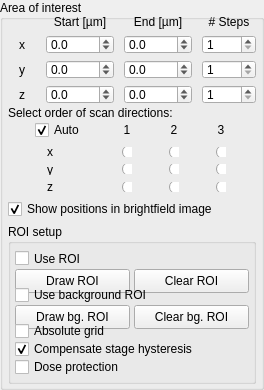
                    <widget class="QGroupBox" name="acquisitionAOI">
                    <property name="geometry">
                     <rect>
                      <x>8</x>
                      <y>28</y>
                      <width>264</width>
                       <height>390</height>
                      </rect>
                     </property>
                     <property name="title">
                      <string>Area of interest</string>
                     </property>
                     <widget class="QWidget" name="layoutWidget3">
                      <property name="geometry">
                       <rect>
                        <x>8</x>
                        <y>15</y>
                        <width>248</width>
                        <height>89</height>
                       </rect>
                      </property>
                      <layout class="QGridLayout" name="gridLayout" rowstretch="0,1,1,1">
                       <property name="horizontalSpacing">
                        <number>10</number>
                       </property>
                       <item row="0" column="1">
                        <widget class="QLabel" name="startLabel">
                         <property name="text">
                          <string>Start [µm]</string>
                         </property>
                         <property name="alignment">
                          <set>Qt::AlignCenter</set>
                         </property>
                        </widget>
                       </item>
                       <item row="0" column="2">
                        <widget class="QLabel" name="endLabel">
                         <property name="text">
                          <string>End [µm]</string>
                         </property>
                         <property name="alignment">
                          <set>Qt::AlignCenter</set>
                         </property>
                        </widget>
                       </item>
                       <item row="0" column="3">
                        <widget class="QLabel" name="stepsLabel">
                         <property name="text">
                          <string># Steps</string>
                         </property>
                         <property name="alignment">
                          <set>Qt::AlignCenter</set>
                         </property>
                        </widget>
                       </item>
                       <item row="1" column="0">
                        <widget class="QLabel" name="xLabel">
                         <property name="text">
                          <string>x</string>
                         </property>
                         <property name="alignment">
                          <set>Qt::AlignCenter</set>
                         </property>
                        </widget>
                       </item>
                       <item row="1" column="1">
                        <widget class="QDoubleSpinBox" name="startX">
                         <property name="locale">
                          <locale language="English" country="UnitedStates"/>
                         </property>
                         <property name="decimals">
                          <number>1</number>
                         </property>
                         <property name="minimum">
                          <double>-1000.000000000000000</double>
                         </property>
                         <property name="maximum">
                          <double>1000.000000000000000</double>
                         </property>
                         <property name="singleStep">
                          <double>1.000000000000000</double>
                         </property>
                        </widget>
                       </item>
                       <item row="1" column="2">
                        <widget class="QDoubleSpinBox" name="endX">
                         <property name="locale">
                          <locale language="English" country="UnitedStates"/>
                         </property>
                         <property name="decimals">
                          <number>1</number>
                         </property>
                         <property name="minimum">
                          <double>-1000.000000000000000</double>
                         </property>
                         <property name="maximum">
                          <double>1000.000000000000000</double>
                         </property>
                         <property name="singleStep">
                          <double>1.000000000000000</double>
                         </property>
                        </widget>
                       </item>
                       <item row="1" column="3">
                        <widget class="QSpinBox" name="stepsX">
                         <property name="minimum">
                          <number>1</number>
                         </property>
                         <property name="maximum">
                          <number>1000</number>
                         </property>
                        </widget>
                       </item>
                       <item row="2" column="0">
                        <widget class="QLabel" name="yLabel">
                         <property name="text">
                          <string>y</string>
                         </property>
                         <property name="alignment">
                          <set>Qt::AlignCenter</set>
                         </property>
                        </widget>
                       </item>
                       <item row="2" column="1">
                        <widget class="QDoubleSpinBox" name="startY">
                         <property name="locale">
                          <locale language="English" country="UnitedStates"/>
                         </property>
                         <property name="decimals">
                          <number>1</number>
                         </property>
                         <property name="minimum">
                          <double>-1000.000000000000000</double>
                         </property>
                         <property name="maximum">
                          <double>1000.000000000000000</double>
                         </property>
                         <property name="singleStep">
                          <double>1.000000000000000</double>
                         </property>
                        </widget>
                       </item>
                       <item row="2" column="2">
                        <widget class="QDoubleSpinBox" name="endY">
                         <property name="locale">
                          <locale language="English" country="UnitedStates"/>
                         </property>
                         <property name="decimals">
                          <number>1</number>
                         </property>
                         <property name="minimum">
                          <double>-1000.000000000000000</double>
                         </property>
                         <property name="maximum">
                          <double>1000.000000000000000</double>
                         </property>
                         <property name="singleStep">
                          <double>1.000000000000000</double>
                         </property>
                        </widget>
                       </item>
                       <item row="2" column="3">
                        <widget class="QSpinBox" name="stepsY">
                         <property name="minimum">
                          <number>1</number>
                         </property>
                         <property name="maximum">
                          <number>1000</number>
                         </property>
                        </widget>
                       </item>
                       <item row="3" column="0">
                        <widget class="QLabel" name="zLabel">
                         <property name="text">
                          <string>z</string>
                         </property>
                         <property name="alignment">
                          <set>Qt::AlignCenter</set>
                         </property>
                        </widget>
                       </item>
                       <item row="3" column="1">
                        <widget class="QDoubleSpinBox" name="startZ">
                         <property name="locale">
                          <locale language="English" country="UnitedStates"/>
                         </property>
                         <property name="decimals">
                          <number>1</number>
                         </property>
                         <property name="minimum">
                          <double>-1000.000000000000000</double>
                         </property>
                         <property name="maximum">
                          <double>1000.000000000000000</double>
                         </property>
                         <property name="singleStep">
                          <double>1.000000000000000</double>
                         </property>
                        </widget>
                       </item>
                       <item row="3" column="2">
                        <widget class="QDoubleSpinBox" name="endZ">
                         <property name="locale">
                          <locale language="English" country="UnitedStates"/>
                         </property>
                         <property name="decimals">
                          <number>1</number>
                         </property>
                         <property name="minimum">
                          <double>-1000.000000000000000</double>
                         </property>
                         <property name="maximum">
                          <double>1000.000000000000000</double>
                         </property>
                         <property name="singleStep">
                          <double>1.000000000000000</double>
                         </property>
                        </widget>
                       </item>
                       <item row="3" column="3">
                        <widget class="QSpinBox" name="stepsZ">
                         <property name="minimum">
                          <number>1</number>
                         </property>
                         <property name="maximum">
                          <number>1000</number>
                         </property>
                        </widget>
                       </item>
                      </layout>
                     </widget>
                     <widget class="QWidget" name="layoutWidget3_2">
                      <property name="geometry">
                       <rect>
                        <x>8</x>
                        <y>120</y>
                        <width>248</width>
                        <height>73</height>
                       </rect>
                      </property>
                      <layout class="QGridLayout" name="gridLayout_4" rowstretch="0,0,0,0">
                       <property name="horizontalSpacing">
                        <number>10</number>
                       </property>
                       <item row="1" column="3">
                        <widget class="QRadioButton" name="scanDirX2">
                         <property name="maximumSize">
                          <size>
                           <width>10</width>
                           <height>10</height>
                          </size>
                         </property>
                         <property name="text">
                          <string/>
                         </property>
                         <attribute name="buttonGroup">
                          <string notr="true">buttonGroup</string>
                         </attribute>
                        </widget>
                       </item>
                       <item row="3" column="3">
                        <widget class="QRadioButton" name="scanDirZ2">
                         <property name="maximumSize">
                          <size>
                           <width>10</width>
                           <height>10</height>
                          </size>
                         </property>
                         <property name="text">
                          <string/>
                         </property>
                         <attribute name="buttonGroup">
                          <string notr="true">buttonGroup_3</string>
                         </attribute>
                        </widget>
                       </item>
                       <item row="2" column="2">
                        <widget class="QRadioButton" name="scanDirY1">
                         <property name="maximumSize">
                          <size>
                           <width>10</width>
                           <height>10</height>
                          </size>
                         </property>
                         <property name="text">
                          <string/>
                         </property>
                         <attribute name="buttonGroup">
                          <string notr="true">buttonGroup_2</string>
                         </attribute>
                        </widget>
                       </item>
                       <item row="2" column="1">
                        <widget class="QRadioButton" name="scanDirY0">
                         <property name="maximumSize">
                          <size>
                           <width>10</width>
                           <height>10</height>
                          </size>
                         </property>
                         <property name="text">
                          <string/>
                         </property>
                         <attribute name="buttonGroup">
                          <string notr="true">buttonGroup_2</string>
                         </attribute>
                        </widget>
                       </item>
                       <item row="3" column="2">
                        <widget class="QRadioButton" name="scanDirZ1">
                         <property name="maximumSize">
                          <size>
                           <width>10</width>
                           <height>10</height>
                          </size>
                         </property>
                         <property name="text">
                          <string/>
                         </property>
                         <attribute name="buttonGroup">
                          <string notr="true">buttonGroup_3</string>
                         </attribute>
                        </widget>
                       </item>
                       <item row="1" column="1">
                        <widget class="QRadioButton" name="scanDirX0">
                         <property name="maximumSize">
                          <size>
                           <width>10</width>
                           <height>10</height>
                          </size>
                         </property>
                         <property name="text">
                          <string/>
                         </property>
                         <attribute name="buttonGroup">
                          <string notr="true">buttonGroup</string>
                         </attribute>
                        </widget>
                       </item>
                       <item row="1" column="2">
                        <widget class="QRadioButton" name="scanDirX1">
                         <property name="maximumSize">
                          <size>
                           <width>10</width>
                           <height>10</height>
                          </size>
                         </property>
                         <property name="text">
                          <string/>
                         </property>
                         <attribute name="buttonGroup">
                          <string notr="true">buttonGroup</string>
                         </attribute>
                        </widget>
                       </item>
                       <item row="3" column="1">
                        <widget class="QRadioButton" name="scanDirZ0">
                         <property name="maximumSize">
                          <size>
                           <width>10</width>
                           <height>10</height>
                          </size>
                         </property>
                         <property name="text">
                          <string/>
                         </property>
                         <attribute name="buttonGroup">
                          <string notr="true">buttonGroup_3</string>
                         </attribute>
                        </widget>
                       </item>
                       <item row="1" column="0">
                        <widget class="QLabel" name="scanDirX_Label">
                         <property name="minimumSize">
                          <size>
                           <width>30</width>
                           <height>10</height>
                          </size>
                         </property>
                         <property name="maximumSize">
                          <size>
                           <width>10</width>
                           <height>16777215</height>
                          </size>
                         </property>
                         <property name="text">
                          <string>x</string>
                         </property>
                         <property name="alignment">
                          <set>Qt::AlignCenter</set>
                         </property>
                        </widget>
                       </item>
                       <item row="2" column="3">
                        <widget class="QRadioButton" name="scanDirY2">
                         <property name="maximumSize">
                          <size>
                           <width>10</width>
                           <height>10</height>
                          </size>
                         </property>
                         <property name="text">
                          <string/>
                         </property>
                         <attribute name="buttonGroup">
                          <string notr="true">buttonGroup_2</string>
                         </attribute>
                        </widget>
                       </item>
                       <item row="2" column="0">
                        <widget class="QLabel" name="scanDirY_Label">
                         <property name="minimumSize">
                          <size>
                           <width>30</width>
                           <height>10</height>
                          </size>
                         </property>
                         <property name="maximumSize">
                          <size>
                           <width>10</width>
                           <height>16777215</height>
                          </size>
                         </property>
                         <property name="text">
                          <string>y</string>
                         </property>
                         <property name="alignment">
                          <set>Qt::AlignCenter</set>
                         </property>
                        </widget>
                       </item>
                       <item row="0" column="1">
                        <widget class="QLabel" name="scanDir0_Label">
                         <property name="minimumSize">
                          <size>
                           <width>0</width>
                           <height>0</height>
                          </size>
                         </property>
                         <property name="text">
                          <string>1</string>
                         </property>
                         <property name="alignment">
                          <set>Qt::AlignCenter</set>
                         </property>
                        </widget>
                       </item>
                       <item row="0" column="3">
                        <widget class="QLabel" name="scanDir2_Label">
                         <property name="minimumSize">
                          <size>
                           <width>0</width>
                           <height>0</height>
                          </size>
                         </property>
                         <property name="text">
                          <string>3</string>
                         </property>
                         <property name="alignment">
                          <set>Qt::AlignCenter</set>
                         </property>
                        </widget>
                       </item>
                       <item row="0" column="2">
                        <widget class="QLabel" name="scanDir1_Label">
                         <property name="minimumSize">
                          <size>
                           <width>0</width>
                           <height>0</height>
                          </size>
                         </property>
                         <property name="text">
                          <string>2</string>
                         </property>
                         <property name="alignment">
                          <set>Qt::AlignCenter</set>
                         </property>
                        </widget>
                       </item>
                       <item row="3" column="0">
                        <widget class="QLabel" name="scanDirZ_Label">
                         <property name="minimumSize">
                          <size>
                           <width>30</width>
                           <height>10</height>
                          </size>
                         </property>
                         <property name="maximumSize">
                          <size>
                           <width>10</width>
                           <height>16777215</height>
                          </size>
                         </property>
                         <property name="text">
                          <string>z</string>
                         </property>
                         <property name="alignment">
                          <set>Qt::AlignCenter</set>
                         </property>
                        </widget>
                       </item>
                       <item row="0" column="0">
                        <widget class="QCheckBox" name="scanDirAutoCheckbox">
                         <property name="text">
                          <string>Auto</string>
                         </property>
                         <property name="checked">
                          <bool>true</bool>
                         </property>
                        </widget>
                       </item>
                      </layout>
                     </widget>
                     <widget class="QLabel" name="ROITopLabel_2">
                      <property name="geometry">
                       <rect>
                        <x>8</x>
                        <y>104</y>
                        <width>248</width>
                        <height>18</height>
                       </rect>
                      </property>
                      <property name="text">
                       <string>Select order of scan directions:</string>
                      </property>
                     </widget>
                     <widget class="QCheckBox" name="showOverlay">
                      <property name="geometry">
                       <rect>
                        <x>8</x>
                        <y>200</y>
                        <width>248</width>
                        <height>18</height>
                       </rect>
                      </property>
                     <property name="text">
                      <string>Show positions in brightfield image</string>
                     </property>
                     <property name="checked">
                      <bool>true</bool>
                     </property>
                    </widget>
                    <widget class="QWidget" name="advancedPlanningWidget">
                     <property name="geometry">
                      <rect>
                       <x>8</x>
                       <y>224</y>
                       <width>248</width>
                       <height>160</height>
                      </rect>
                     </property>
                     <layout class="QGridLayout" name="advancedPlanningGrid">
                      <property name="verticalSpacing">
                       <number>3</number>
                      </property>
                      <property name="leftMargin">
                       <number>0</number>
                      </property>
                      <property name="topMargin">
                       <number>0</number>
                      </property>
                      <property name="rightMargin">
                       <number>0</number>
                      </property>
                      <property name="bottomMargin">
                       <number>0</number>
                      </property>
                      <item row="0" column="0">
                       <widget class="QGroupBox" name="roiSetupGroupBox">
                        <property name="sizePolicy">
                         <sizepolicy hsizetype="Preferred" vsizetype="Fixed">
                          <horstretch>0</horstretch>
                          <verstretch>0</verstretch>
                         </sizepolicy>
                        </property>
                        <property name="maximumSize">
                         <size>
                          <width>16777215</width>
                          <height>205</height>
                         </size>
                        </property>
                        <property name="title">
                         <string>ROI setup</string>
                        </property>
                        <layout class="QGridLayout" name="roiSetupGrid">
                         <property name="horizontalSpacing">
                          <number>4</number>
                         </property>
                         <property name="verticalSpacing">
                          <number>2</number>
                         </property>
                         <property name="leftMargin">
                          <number>4</number>
                         </property>
                         <property name="topMargin">
                          <number>6</number>
                         </property>
                         <property name="rightMargin">
                          <number>4</number>
                         </property>
                         <property name="bottomMargin">
                          <number>6</number>
                         </property>
                         <item row="0" column="0" colspan="2">
                          <widget class="QCheckBox" name="useRoiMaskCheckbox">
                           <property name="text">
                            <string>Use ROI</string>
                           </property>
                          </widget>
                         </item>
                         <item row="1" column="0">
                          <widget class="QPushButton" name="drawRoiButton">
                           <property name="minimumSize">
                            <size>
                             <width>76</width>
                             <height>24</height>
                            </size>
                           </property>
                           <property name="text">
                            <string>Draw ROI</string>
                           </property>
                           <property name="checkable">
                            <bool>true</bool>
                           </property>
                          </widget>
                         </item>
                         <item row="1" column="1">
                          <widget class="QPushButton" name="clearRoiButton">
                           <property name="minimumSize">
                            <size>
                             <width>76</width>
                             <height>24</height>
                            </size>
                           </property>
                           <property name="text">
                            <string>Clear ROI</string>
                           </property>
                          </widget>
                         </item>
                         <item row="2" column="0" colspan="2">
                          <widget class="QCheckBox" name="useBackgroundRoiMaskCheckbox">
                           <property name="text">
                            <string>Use background ROI</string>
                           </property>
                          </widget>
                         </item>
                         <item row="3" column="0">
                          <widget class="QPushButton" name="drawBackgroundRoiButton">
                           <property name="minimumSize">
                            <size>
                             <width>100</width>
                             <height>24</height>
                            </size>
                           </property>
                           <property name="text">
                            <string>Draw bg. ROI</string>
                           </property>
                           <property name="checkable">
                            <bool>true</bool>
                           </property>
                          </widget>
                         </item>
                         <item row="3" column="1">
                          <widget class="QPushButton" name="clearBackgroundRoiButton">
                           <property name="minimumSize">
                            <size>
                             <width>100</width>
                             <height>24</height>
                            </size>
                           </property>
                           <property name="text">
                            <string>Clear bg. ROI</string>
                           </property>
                          </widget>
                         </item>
                         <item row="4" column="0" colspan="2">
                          <widget class="QCheckBox" name="absoluteGridCheckbox">
                           <property name="toolTip">
                            <string>Use the current software home as the shifted absolute x/y/z origin when enabled.</string>
                           </property>
                           <property name="text">
                            <string>Absolute grid</string>
                           </property>
                          </widget>
                         </item>
                         <item row="5" column="0" colspan="2">
                          <widget class="QCheckBox" name="gridHysteresisCompensationCheckbox">
                           <property name="toolTip">
                            <string>Approach each grid point from a consistent direction to cancel stage backlash (extra move + settle per point). Uncheck for faster stepping if your stage doesn't need it.</string>
                           </property>
                           <property name="text">
                            <string>Compensate stage hysteresis</string>
                           </property>
                           <property name="checked">
                            <bool>true</bool>
                           </property>
                          </widget>
                         </item>
                         <item row="6" column="0" colspan="2">
                          <widget class="QCheckBox" name="doseProtectionCheckbox">
                           <property name="toolTip">
                            <string>Keep the beam block closed by default and only open it for a short margin around each actual camera exposure - not just during stage travel, but between frames at the same point, during a per-point brightfield capture, and everywhere else nothing is integrating. No-op if this scan controller has no Beam Block element.</string>
                           </property>
                           <property name="text">
                            <string>Dose protection</string>
                           </property>
                           <property name="checked">
                            <bool>false</bool>
                           </property>
                          </widget>
                         </item>
                        </layout>
                       </widget>
                      </item>
                      <item row="1" column="0">
                       <spacer name="advancedPlanningSpacer">
                        <property name="orientation">
                         <enum>Qt::Vertical</enum>
                        </property>
                        <property name="sizeHint" stdset="0">
                         <size>
                          <width>20</width>
                          <height>0</height>
                         </size>
                        </property>
                       </spacer>
                      </item>
                     </layout>
                    </widget>
                   </widget>
